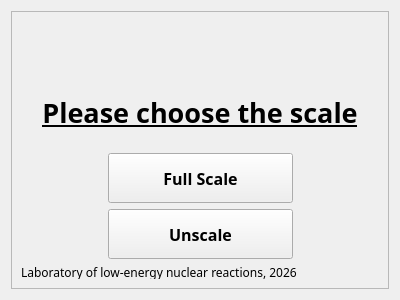
<?xml version="1.0" encoding="UTF-8"?>
<ui version="4.0">
 <class>StartWindow</class>
 <widget class="QWidget" name="StartWindow">
  <property name="geometry">
   <rect>
    <x>0</x>
    <y>0</y>
    <width>400</width>
    <height>300</height>
   </rect>
  </property>
  <property name="minimumSize">
   <size>
    <width>400</width>
    <height>300</height>
   </size>
  </property>
  <property name="maximumSize">
   <size>
    <width>400</width>
    <height>300</height>
   </size>
  </property>
  <property name="font">
   <font>
    <family>Bahnschrift SemiBold</family>
    <pointsize>12</pointsize>
    <weight>75</weight>
    <bold>true</bold>
   </font>
  </property>
  <property name="windowTitle">
   <string>Chamber</string>
  </property>
  <layout class="QHBoxLayout" name="horizontalLayout">
   <item>
    <widget class="QFrame" name="main_frame">
     <property name="frameShape">
      <enum>QFrame::StyledPanel</enum>
     </property>
     <property name="frameShadow">
      <enum>QFrame::Raised</enum>
     </property>
     <layout class="QVBoxLayout" name="verticalLayout">
      <item>
       <layout class="QHBoxLayout" name="logo_layout">
        <item>
         <spacer name="logo_spacer2">
          <property name="orientation">
           <enum>Qt::Horizontal</enum>
          </property>
          <property name="sizeHint" stdset="0">
           <size>
            <width>40</width>
            <height>20</height>
           </size>
          </property>
         </spacer>
        </item>
        <item>
         <spacer name="logo_spacer1">
          <property name="orientation">
           <enum>Qt::Horizontal</enum>
          </property>
          <property name="sizeHint" stdset="0">
           <size>
            <width>40</width>
            <height>20</height>
           </size>
          </property>
         </spacer>
        </item>
        <item>
         <widget class="QLabel" name="logo_label">
          <property name="maximumSize">
           <size>
            <width>50</width>
            <height>50</height>
           </size>
          </property>
          <property name="pixmap">
           <pixmap resource="logo.qrc">:/logo/icon.ico</pixmap>
          </property>
          <property name="scaledContents">
           <bool>true</bool>
          </property>
          <property name="alignment">
           <set>Qt::AlignCenter</set>
          </property>
         </widget>
        </item>
       </layout>
      </item>
      <item>
       <widget class="QLabel" name="info_label">
        <property name="font">
         <font>
          <pointsize>20</pointsize>
          <underline>true</underline>
         </font>
        </property>
        <property name="text">
         <string>Please choose the scale</string>
        </property>
        <property name="alignment">
         <set>Qt::AlignCenter</set>
        </property>
       </widget>
      </item>
      <item>
       <layout class="QHBoxLayout" name="full_layout">
        <item>
         <spacer name="full_spacer1">
          <property name="orientation">
           <enum>Qt::Horizontal</enum>
          </property>
          <property name="sizeHint" stdset="0">
           <size>
            <width>40</width>
            <height>20</height>
           </size>
          </property>
         </spacer>
        </item>
        <item>
         <widget class="QPushButton" name="full_button">
          <property name="minimumSize">
           <size>
            <width>185</width>
            <height>50</height>
           </size>
          </property>
          <property name="text">
           <string>Full Scale</string>
          </property>
         </widget>
        </item>
        <item>
         <spacer name="full_spacer2">
          <property name="orientation">
           <enum>Qt::Horizontal</enum>
          </property>
          <property name="sizeHint" stdset="0">
           <size>
            <width>40</width>
            <height>20</height>
           </size>
          </property>
         </spacer>
        </item>
       </layout>
      </item>
      <item>
       <layout class="QHBoxLayout" name="unscale_layout">
        <item>
         <spacer name="unscale_spacer1">
          <property name="orientation">
           <enum>Qt::Horizontal</enum>
          </property>
          <property name="sizeHint" stdset="0">
           <size>
            <width>40</width>
            <height>20</height>
           </size>
          </property>
         </spacer>
        </item>
        <item>
         <widget class="QPushButton" name="unscale_button">
          <property name="minimumSize">
           <size>
            <width>185</width>
            <height>50</height>
           </size>
          </property>
          <property name="text">
           <string>Unscale</string>
          </property>
         </widget>
        </item>
        <item>
         <spacer name="unscale_spacer2">
          <property name="orientation">
           <enum>Qt::Horizontal</enum>
          </property>
          <property name="sizeHint" stdset="0">
           <size>
            <width>40</width>
            <height>20</height>
           </size>
          </property>
         </spacer>
        </item>
       </layout>
      </item>
      <item>
       <widget class="QLabel" name="label">
        <property name="maximumSize">
         <size>
          <width>16777215</width>
          <height>14</height>
         </size>
        </property>
        <property name="font">
         <font>
          <family>Bahnschrift Light</family>
          <pointsize>9</pointsize>
          <weight>50</weight>
          <bold>false</bold>
         </font>
        </property>
        <property name="text">
         <string>Laboratory of low-energy nuclear reactions, 2026</string>
        </property>
        <property name="alignment">
         <set>Qt::AlignLeading|Qt::AlignLeft|Qt::AlignVCenter</set>
        </property>
       </widget>
      </item>
     </layout>
    </widget>
   </item>
  </layout>
 </widget>
 <resources>
  <include location="logo.qrc"/>
 </resources>
 <connections/>
</ui>
